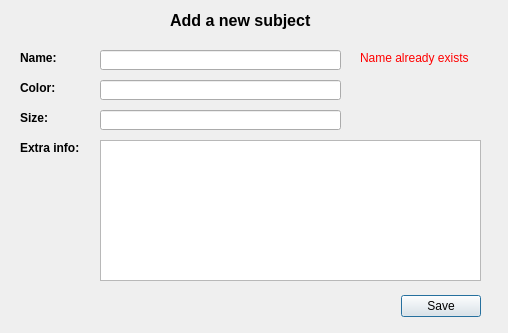
<?xml version="1.0" encoding="UTF-8"?>
<ui version="4.0">
 <class>Dialog</class>
 <widget class="QDialog" name="Dialog">
  <property name="geometry">
   <rect>
    <x>0</x>
    <y>0</y>
    <width>508</width>
    <height>333</height>
   </rect>
  </property>
  <property name="windowTitle">
   <string>Labeling App</string>
  </property>
  <widget class="QDialogButtonBox" name="buttonBox">
   <property name="geometry">
    <rect>
     <x>140</x>
     <y>290</y>
     <width>341</width>
     <height>32</height>
    </rect>
   </property>
   <property name="orientation">
    <enum>Qt::Horizontal</enum>
   </property>
   <property name="standardButtons">
    <set>QDialogButtonBox::Save</set>
   </property>
  </widget>
  <widget class="QLabel" name="label_name">
   <property name="geometry">
    <rect>
     <x>20</x>
     <y>50</y>
     <width>55</width>
     <height>16</height>
    </rect>
   </property>
   <property name="font">
    <font>
     <weight>75</weight>
     <bold>true</bold>
    </font>
   </property>
   <property name="text">
    <string>Name:</string>
   </property>
  </widget>
  <widget class="QLabel" name="label_color">
   <property name="geometry">
    <rect>
     <x>20</x>
     <y>80</y>
     <width>55</width>
     <height>16</height>
    </rect>
   </property>
   <property name="font">
    <font>
     <weight>75</weight>
     <bold>true</bold>
    </font>
   </property>
   <property name="text">
    <string>Color:</string>
   </property>
  </widget>
  <widget class="QLabel" name="label_size">
   <property name="geometry">
    <rect>
     <x>20</x>
     <y>110</y>
     <width>55</width>
     <height>16</height>
    </rect>
   </property>
   <property name="font">
    <font>
     <weight>75</weight>
     <bold>true</bold>
    </font>
   </property>
   <property name="text">
    <string>Size:</string>
   </property>
  </widget>
  <widget class="QLabel" name="label_extra_info">
   <property name="geometry">
    <rect>
     <x>20</x>
     <y>140</y>
     <width>71</width>
     <height>16</height>
    </rect>
   </property>
   <property name="font">
    <font>
     <weight>75</weight>
     <bold>true</bold>
    </font>
   </property>
   <property name="text">
    <string>Extra info:</string>
   </property>
  </widget>
  <widget class="QPlainTextEdit" name="plainTextEdit_extra_info">
   <property name="geometry">
    <rect>
     <x>100</x>
     <y>140</y>
     <width>381</width>
     <height>141</height>
    </rect>
   </property>
   <property name="readOnly">
    <bool>false</bool>
   </property>
  </widget>
  <widget class="QLineEdit" name="lineEdit_name">
   <property name="geometry">
    <rect>
     <x>100</x>
     <y>50</y>
     <width>241</width>
     <height>20</height>
    </rect>
   </property>
  </widget>
  <widget class="QLineEdit" name="lineEdit_color">
   <property name="geometry">
    <rect>
     <x>100</x>
     <y>80</y>
     <width>241</width>
     <height>20</height>
    </rect>
   </property>
  </widget>
  <widget class="QLineEdit" name="lineEdit_size">
   <property name="geometry">
    <rect>
     <x>100</x>
     <y>110</y>
     <width>241</width>
     <height>20</height>
    </rect>
   </property>
  </widget>
  <widget class="QLabel" name="label">
   <property name="geometry">
    <rect>
     <x>170</x>
     <y>10</y>
     <width>191</width>
     <height>21</height>
    </rect>
   </property>
   <property name="font">
    <font>
     <pointsize>12</pointsize>
     <weight>75</weight>
     <bold>true</bold>
    </font>
   </property>
   <property name="text">
    <string>Add a new subject</string>
   </property>
  </widget>
  <widget class="QLabel" name="label_warning_duplicate_name">
   <property name="enabled">
    <bool>true</bool>
   </property>
   <property name="geometry">
    <rect>
     <x>360</x>
     <y>50</y>
     <width>121</width>
     <height>16</height>
    </rect>
   </property>
   <property name="palette">
    <palette>
     <active>
      <colorrole role="WindowText">
       <brush brushstyle="SolidPattern">
        <color alpha="255">
         <red>255</red>
         <green>0</green>
         <blue>0</blue>
        </color>
       </brush>
      </colorrole>
     </active>
     <inactive>
      <colorrole role="WindowText">
       <brush brushstyle="SolidPattern">
        <color alpha="255">
         <red>255</red>
         <green>0</green>
         <blue>0</blue>
        </color>
       </brush>
      </colorrole>
     </inactive>
     <disabled>
      <colorrole role="WindowText">
       <brush brushstyle="SolidPattern">
        <color alpha="255">
         <red>120</red>
         <green>120</green>
         <blue>120</blue>
        </color>
       </brush>
      </colorrole>
     </disabled>
    </palette>
   </property>
   <property name="text">
    <string>Name already exists</string>
   </property>
  </widget>
 </widget>
 <resources/>
 <connections>
  <connection>
   <sender>buttonBox</sender>
   <signal>accepted()</signal>
   <receiver>Dialog</receiver>
   <slot>accept()</slot>
   <hints>
    <hint type="sourcelabel">
     <x>248</x>
     <y>254</y>
    </hint>
    <hint type="destinationlabel">
     <x>157</x>
     <y>274</y>
    </hint>
   </hints>
  </connection>
  <connection>
   <sender>buttonBox</sender>
   <signal>rejected()</signal>
   <receiver>Dialog</receiver>
   <slot>reject()</slot>
   <hints>
    <hint type="sourcelabel">
     <x>316</x>
     <y>260</y>
    </hint>
    <hint type="destinationlabel">
     <x>286</x>
     <y>274</y>
    </hint>
   </hints>
  </connection>
 </connections>
</ui>
